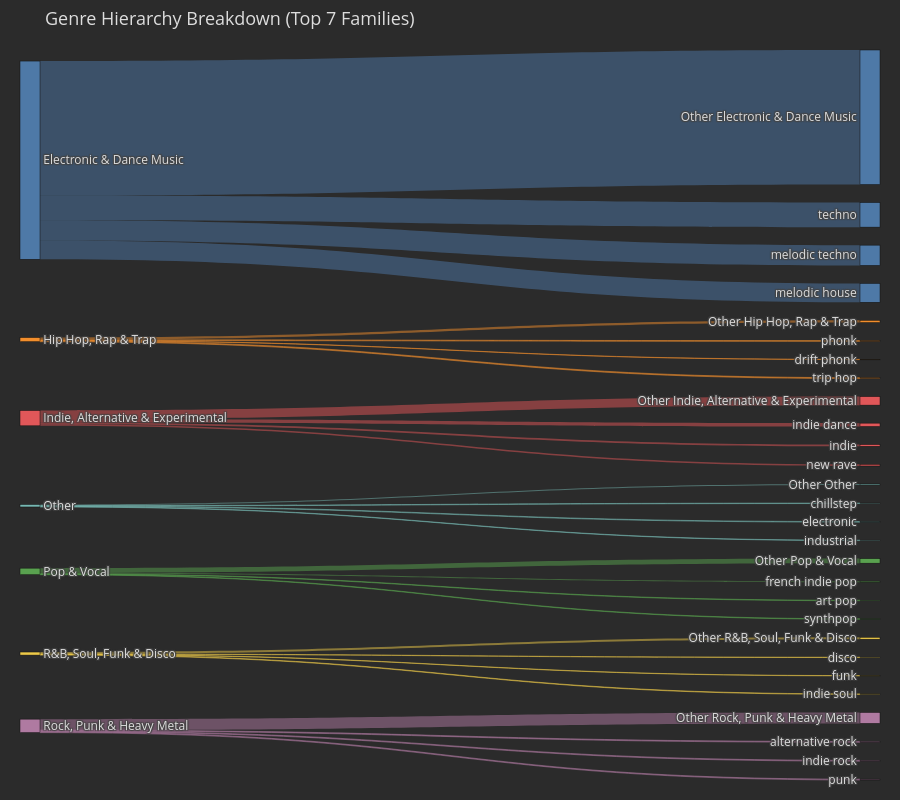

Notebook code cell kept with this figure:
### Code cell
from Questions.sankey_diagram import plot_genre_sankey
sankey_chart = plot_genre_sankey(df_exploded_track_list, top_parents_n=7, top_subs_n=3)
sankey_chart.show()

### Figure 1 — Plotly figure (JSON) as saved in the notebook; plotly's stock layout.template omitted (floating-point values rounded to 4 significant figures)
{"data": [{"link": {"color": ["rgba(78,121,167,0.5)", "rgba(78,121,167,0.5)", "rgba(78,121,167,0.5)", "rgba(78,121,167,0.5)", "rgba(242,142,44,0.5)", "rgba(242,142,44,0.5)", "rgba(242,142,44,0.5)", "rgba(242,142,44,0.5)", "rgba(225,87,89,0.5)", "rgba(225,87,89,0.5)", "rgba(225,87,89,0.5)", "rgba(225,87,89,0.5)", "rgba(118,183,178,0.5)", "rgba(118,183,178,0.5)", "rgba(118,183,178,0.5)", "rgba(118,183,178,0.5)", "rgba(89,161,79,0.5)", "rgba(89,161,79,0.5)", "rgba(89,161,79,0.5)", "rgba(89,161,79,0.5)", "rgba(237,201,73,0.5)", "rgba(237,201,73,0.5)", "rgba(237,201,73,0.5)", "rgba(237,201,73,0.5)", "rgba(175,122,161,0.5)", "rgba(175,122,161,0.5)", "rgba(175,122,161,0.5)", "rgba(175,122,161,0.5)"], "source": [0, 0, 0, 0, 1, 1, 1, 1, 2, 2, 2, 2, 3, 3, 3, 3, 4, 4, 4, 4, 5, 5, 5, 5, 6, 6, 6, 6], "target": [7, 8, 9, 10, 11, 12, 13, 14, 15, 16, 17, 18, 19, 20, 21, 22, 23, 24, 25, 26, 27, 28, 29, 30, 31, 32, 33, 34], "value": [4351, 609, 655, 795, 74, 8, 24, 30, 276, 57, 109, 53, 34, 15, 19, 13, 148, 16, 33, 16, 62, 10, 10, 17, 355, 27, 27, 27]}, "node": {"color": ["#4e79a7", "#f28e2c", "#e15759", "#76b7b2", "#59a14f", "#edc949", "#af7aa1", "#4e79a7", "#4e79a7", "#4e79a7", "#4e79a7", "#f28e2c", "#f28e2c", "#f28e2c", "#f28e2c", "#e15759", "#e15759", "#e15759", "#e15759", "#76b7b2", "#76b7b2", "#76b7b2", "#76b7b2", "#59a14f", "#59a14f", "#59a14f", "#59a14f", "#edc949", "#edc949", "#edc949", "#edc949", "#af7aa1", "#af7aa1", "#af7aa1", "#af7aa1"], "label": ["Electronic & Dance Music", "Hip Hop, Rap & Trap", "Indie, Alternative & Experimental", "Other", "Pop & Vocal", "R&B, Soul, Funk & Disco", "Rock, Punk & Heavy Metal", "Other Electronic & Dance Music", "melodic house", "melodic techno", "techno", "Other Hip Hop, Rap & Trap", "drift phonk", "phonk", "trip hop", "Other Indie, Alternative & Experimental", "indie", "indie dance", "new rave", "Other Other", "chillstep", "electronic", "industrial", "Other Pop & Vocal", "art pop", "french indie pop", "synthpop", "Other R&B, Soul, Funk & Disco", "disco", "funk", "indie soul", "Other Rock, Punk & Heavy Metal", "alternative rock", "indie rock", "punk"], "line": {"color": "#111111", "width": 0.5}, "pad": 30, "thickness": 20}, "type": "sankey"}], "layout": {"font": {"color": "#dddddd", "size": 12}, "height": 800, "margin": {"b": 20, "l": 20, "r": 20, "t": 50}, "paper_bgcolor": "#2b2b2b", "plot_bgcolor": "#2b2b2b", "title": {"font": {"size": 18}, "text": "Genre Hierarchy Breakdown (Top 7 Families)"}, "width": 900}}
